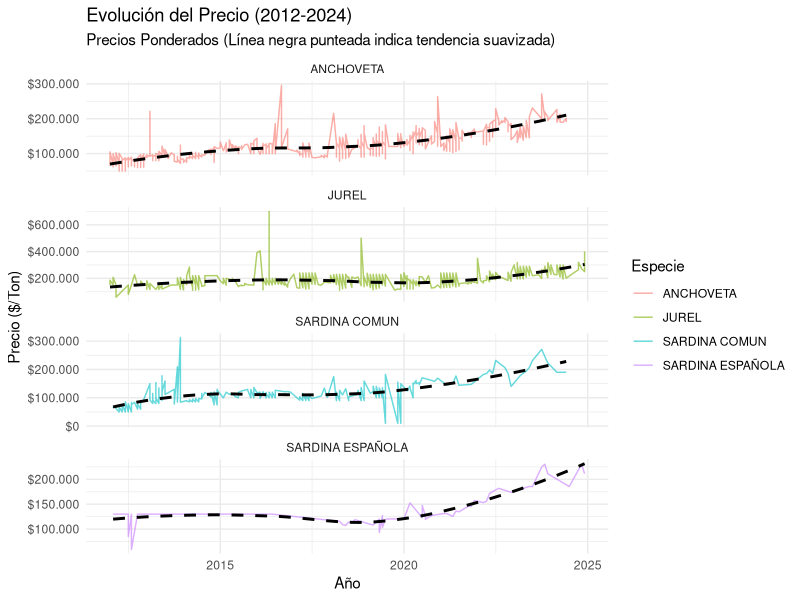
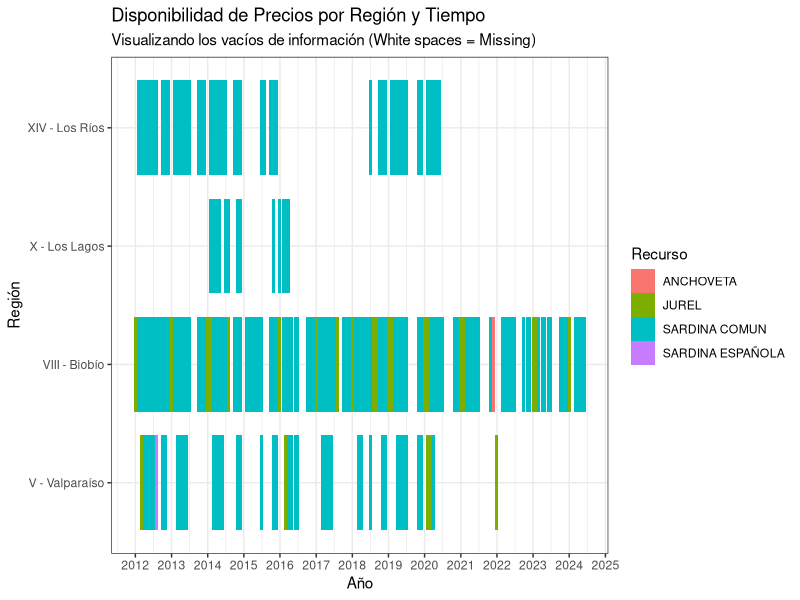

R code for these plots, in order:
library(tidyverse)
library(readxl)

df_precio <- read_excel("2025.04.21.pelagicos_proceso-precios.mp.2012-2024.xlsx", 
                      sheet = "PRECIO", guess_max = 10000)
df_proceso <- read_excel("2025.04.21.pelagicos_proceso-precios.mp.2012-2024.xlsx",
                         sheet = "PROCESO", guess_max = 10000)
# unir bases por: año, mes, planta, región, recurso

base_consolidada <- df_proceso %>%
  left_join(df_precio, by =c("ANIO", "MES", "NUI", "RG", "NM_RECURSO"))%>%
  select(
    ANIO,
    REG = RG,
    MES,
    NUI,
    NM_RECURSO,
    MP_TOTAL,
    PRECIO
  )
# PRECIO PONDERADO 
# AGRUPADO POR REGION 

base_p_pond <- base_consolidada %>%
  filter(
    !is.na(PRECIO) & PRECIO > 0,
    !is.na(MP_TOTAL) & MP_TOTAL > 0
  ) %>%
  mutate(MONTO_TRANSACCION = PRECIO * MP_TOTAL) %>%
  group_by(ANIO, REG, MES, NM_RECURSO) %>%
  summarise(
    Precio_ponderado = sum(MONTO_TRANSACCION) / sum(MP_TOTAL),
    Q_total_consolidado = sum(MP_TOTAL),
    N_Plantas_Compradoras = n_distinct(NUI),
    .groups = "drop"
  ) %>%
  arrange(REG, NM_RECURSO, ANIO, MES)

write.csv(base_p_pond, "BASE_PRECIOS_POND_REG.CSV")


library(tidyverse)
library(lubridate)
library(knitr)


df <- base_p_pond

# Creamos una variable de FECHA real para poder graficar en el tiempo
df <- df %>%
  mutate(
    Fecha = make_date(year = ANIO, month = MES, day = 1),
    Region_Label = paste("Región", REG) # Etiqueta para el gráfico
  )


stats_especie <- df %>%
  group_by(NM_RECURSO) %>%
  summarise(
    N_Meses = n(),
    Precio_Promedio = mean(Precio_ponderado, na.rm = TRUE),
    Desv_Estandar = sd(Precio_ponderado, na.rm = TRUE),
    Minimo = min(Precio_ponderado, na.rm = TRUE),
    Maximo = max(Precio_ponderado, na.rm = TRUE),
    CV = (sd(Precio_ponderado)/mean(Precio_ponderado))*100 # Coeficiente de Variación (%)
  )

kable(stats_especie, digits = 0, format.args = list(big.mark = "."))

stats_anual <- df %>%
  group_by(ANIO, NM_RECURSO) %>%
  summarise(
    Precio_promedio = mean(Precio_ponderado, na.rm = TRUE),
    Q_Total = sum(Q_total_consolidado, na.rm = TRUE),
    .groups = "drop"
  ) %>%
  pivot_wider(names_from = NM_RECURSO, values_from = Precio_promedio)
print(head(stats_anual, 10))  #****


g1 <- ggplot(df, aes(x = Fecha, y = Precio_ponderado, color = NM_RECURSO)) +
  geom_line(alpha = 0.6) +
  geom_smooth(method = "loess", se = FALSE, color = "black", linetype = "dashed") + # Tendencia suave
  facet_wrap(~NM_RECURSO, scales = "free_y", ncol = 1) +
  labs(
    title = "Evolución del Precio (2012-2024)",
    subtitle = "Precios Ponderados (Línea negra punteada indica tendencia suavizada)",
    y = "Precio ($/Ton)",
    x = "Año",
    color = "Especie"
  ) +
  theme_minimal() +
  scale_y_continuous(labels = scales::dollar_format(prefix = "$", big.mark = "."))

print(g1)

# acotado a la zona centro-sur

regiones_centrosur <- c(5, 7, 8, 9, 14, 10)

df_centrosur <- df %>%
  filter(REG %in% regiones_centrosur) %>%
  mutate(
    # Agregamos nombres para que los gráficos se entiendan mejor
    Nombre_Region = case_when(
      REG == 5  ~ "V - Valparaíso",
      REG == 7  ~ "VII - Maule",
      REG == 8  ~ "VIII - Biobío",
      REG == 9  ~ "IX - Araucanía",
      REG == 10 ~ "X - Los Lagos",
      REG == 14 ~ "XIV - Los Ríos",
      TRUE      ~ as.character(REG)
    )
  )
df_centrosur %>%
  count(Nombre_Region) %>%
  print()

write_csv(df_centrosur, "p_pond_centrosur.csv")

# Gráfico de "Presencia de Datos" (Tile Plot)
# Muestra un cuadrado de color si hay dato, y blanco si falta.

ggplot(df_centrosur, aes(x = Fecha, y = Nombre_Region, fill = NM_RECURSO)) +
  geom_tile(height = 0.8, width = 30) + # Cuadraditos
  labs(
    title = "Disponibilidad de Precios por Región y Tiempo",
    subtitle = "Visualizando los vacíos de información (White spaces = Missing)",
    x = "Año",
    y = "Región",
    fill = "Recurso"
  ) +
  theme_bw() +
  scale_x_date(date_breaks = "1 year", date_labels = "%Y")